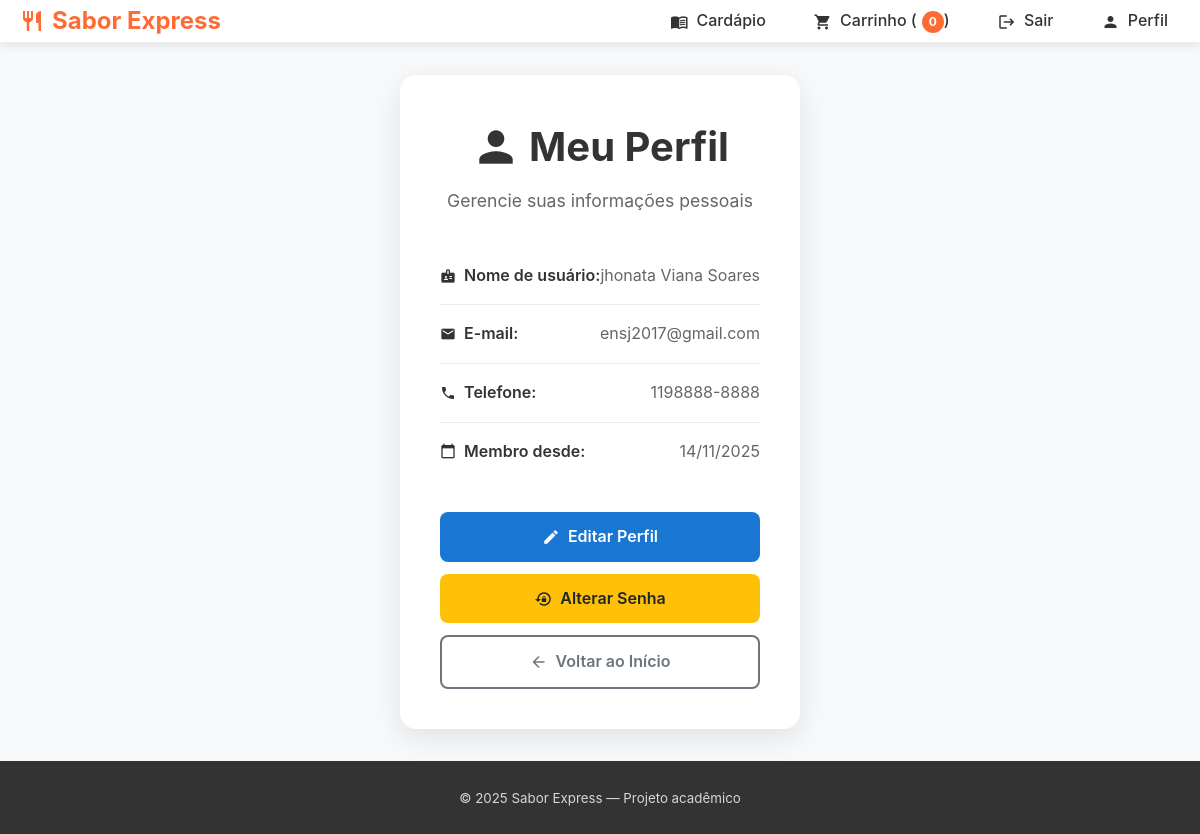
The app's page /perfil (signed in) with its own data.
### models.py (models this page shows, shortened)
class User(UserMixin, db.Model):
    id = db.Column(db.Integer, primary_key=True)
    username = db.Column(db.String(80), unique=True, nullable=False)
    email = db.Column(db.String(120), unique=True, nullable=False)
    password = db.Column(db.String(200), nullable=False)
    telefone = db.Column(db.String(20))
    data_criacao = db.Column(db.DateTime, default=datetime.utcnow)
    is_active = db.Column(db.Boolean, default=True)

### routes/auth.py (the view)
@auth_bp.route('/perfil')
@login_required
def perfil():
    return render_template('auth/perfil.html', user=current_user)

### templates/auth/perfil.html (shortened to what this page needs)
{% extends "base.html" %}
{% block content %}
<div class="profile-container">
    <div class="profile-card">
        <div class="profile-header">
            <h1><span class="material-icons">person</span> Meu Perfil</h1>
            <p>Gerencie suas informações pessoais</p>
        </div>
        <div class="profile-info">
            <div class="info-item">
                <span class="info-label">
                    <span class="material-icons">badge</span> Nome de usuário:
                </span>
                <span class="info-value">{{ user.username }}</span>
            </div>
            <div class="info-item">
                <span class="info-label">
                    <span class="material-icons">email</span> E-mail:
                </span>
                <span class="info-value">{{ user.email }}</span>
            </div>
            {% if user.telefone %}
            <div class="info-item">
                <span class="info-label">
                    <span class="material-icons">phone</span> Telefone:
                </span>
                <span class="info-value">{{ user.telefone }}</span>
            </div>
            {% endif %}
            <div class="info-item">
                <span class="info-label">
                    <span class="material-icons">calendar_today</span> Membro desde:
                </span>
                <span class="info-value">
                    {% if user.data_criacao %}
                        {{ user.data_criacao.strftime('%d/%m/%Y') }}
                    {% else %}
                        Data não disponível
                    {% endif %}
                </span>
            </div>
        </div>
        <div class="profile-actions">
            <a href="{{ url_for('auth.editar_perfil') }}" class="btn btn-primary">
                <span class="material-icons">edit</span> Editar Perfil
            </a>
            <a href="{{ url_for('auth.alterar_senha') }}" class="btn btn-warning">
                <span class="material-icons">lock_reset</span> Alterar Senha
            </a>
            <a href="{{ url_for('main.homepage') }}" class="btn btn-outline">
                <span class="material-icons">arrow_back</span> Voltar ao Início
            </a>
        </div>
    </div>
</div>
{% endblock %}

### static/css/site.css (style rules this page uses)
:root { --primary-color: #ff6b35; --primary-dark: #e55a2b; --primary-light: #ff8c5a; --secondary-color: #333333; --secondary-light: #555555; --accent-color: #4a90e2; --text-color: #333333; --text-light: #666666; --text-lighter: #888888; --bg-white: #ffffff; --bg-light: #f8f9fa; --bg-lighter: #f0f2f5; --border-color: #e0e0e0; --border-light: #f0f0f0; --success-color: #28a745; --success-light: #d4edda; --error-color: #dc3545; --error-light: #f8d7da; --warning-color: #ffc107; --border-radius: 8px; --border-radius-sm: 4px; --border-radius-lg: 12px; --shadow: 0 2px 10px rgba(0, 0, 0, 0.1); --shadow-md: 0 4px 15px rgba(0, 0, 0, 0.1); --shadow-lg: 0 8px 25px rgba(0, 0, 0, 0.15); --transition: all 0.3s ease; }
* { margin: 0; padding: 0; box-sizing: border-box; }
body { font-family: 'Inter', -apple-system, BlinkMacSystemFont, 'Segoe UI', Roboto, Oxygen, Ubuntu, Cantarell, sans-serif; line-height: 1.6; color: var(--text-color); background-color: var(--bg-light); min-height: 100vh; display: flex; flex-direction: column; }
.btn { display: inline-block; padding: 0.75rem 1.5rem; background: var(--primary-color); color: white; border: none; border-radius: var(--border-radius); font-weight: 500; text-decoration: none; cursor: pointer; transition: var(--transition); text-align: center; }
.btn-primary { background: var(--primary-color); }
.btn-outline { background: transparent; border: 2px solid var(--primary-color); color: var(--primary-color); }
.profile-container { padding: 2rem 0; max-width: 900px; margin: 0 auto; }
.profile-header { text-align: center; margin-bottom: 2rem; }
.profile-header h1 { font-size: 2.5rem; color: var(--secondary-color); margin-bottom: 0.5rem; }
.profile-header p { color: var(--text-light); font-size: 1.1rem; }
.profile-card { background: var(--bg-white); border-radius: var(--border-radius); padding: 2rem; box-shadow: var(--shadow); }
.profile-info { margin-bottom: 2rem; }
.profile-actions { display: flex; flex-direction: column; gap: 1rem; }
.material-icons { font-size: inherit; vertical-align: middle; }
h1 .material-icons, h2 .material-icons, h3 .material-icons { font-size: 1.25em; }
.btn .material-icons { font-size: 1.125rem; }

### templates/auth/perfil.html (style rules this page uses)
.profile-container { max-width: 600px; margin: 2rem auto; padding: 0 1rem; }
.profile-card { background: white; padding: 2.5rem; border-radius: 16px; box-shadow: 0 8px 30px rgba(0, 0, 0, 0.1); }
.profile-header { text-align: center; margin-bottom: 2rem; }
.profile-header h1 { color: #333; margin-bottom: 0.5rem; display: flex; align-items: center; justify-content: center; gap: 0.5rem; }
.profile-header p { color: #666; margin: 0; }
.profile-info { margin: 2rem 0; }
.info-item { display: flex; justify-content: space-between; align-items: center; padding: 1rem 0; border-bottom: 1px solid #e9ecef; }
.info-item:last-child { border-bottom: none; }
.info-label { display: flex; align-items: center; gap: 0.5rem; font-weight: 600; color: #333; }
.info-value { color: #666; }
.profile-actions { display: flex; flex-direction: column; gap: 0.75rem; }
.btn { padding: 0.75rem 1.5rem; border: none; border-radius: 8px; font-size: 1rem; font-weight: 600; cursor: pointer; transition: all 0.3s ease; display: flex; align-items: center; justify-content: center; gap: 0.5rem; text-decoration: none; text-align: center; }
.btn-primary { background: #1976d2; color: white; }
.btn-warning { background: #ffc107; color: #212529; }
.btn-outline { background: transparent; border: 2px solid #6c757d; color: #6c757d; }

### records on screen
User: username "jhonata Viana Soares", email "ensj2017@gmail.com", telefone "1198888-8888", data_criacao "14/11/2025"

### other values on screen
{{ current_year if current_year is defined else 2025 }} "2025"
